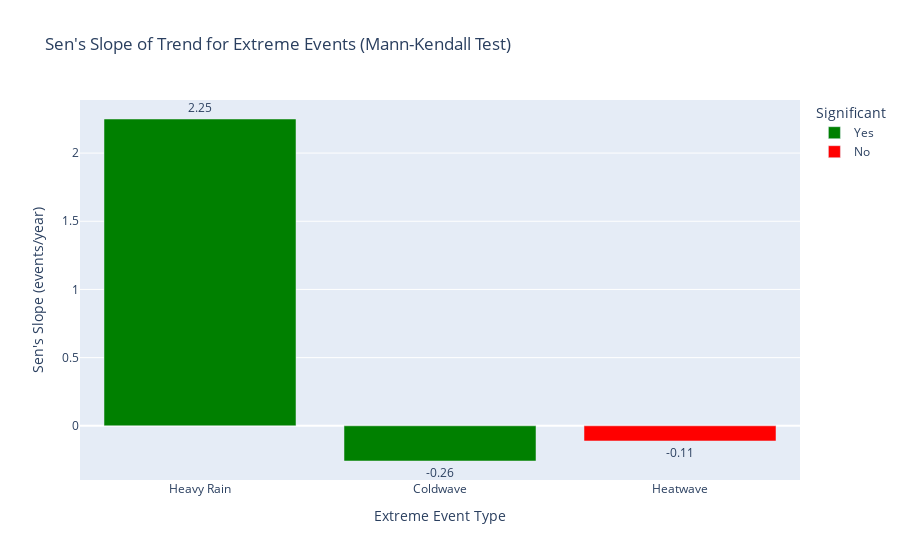

Notebook source saved alongside this figure:
### Markdown cell above
# Statistical Testing for Climate Trends

### Code cell
import plotly.express as px

fig = px.bar(
    mk_results_df,
    x='Event Type',
    y="Sen's Slope",
    color='Significant',
    text="Sen's Slope",
    title="Sen's Slope of Trend for Extreme Events (Mann-Kendall Test)",
    labels={"Sen's Slope": "Rate of Change per Year"},
    color_discrete_map={"Yes": "green", "No": "red"}
)

fig.update_traces(texttemplate='%{text:.2f}', textposition='outside')
fig.update_layout(
    yaxis_title="Sen's Slope (events/year)",
    xaxis_title="Extreme Event Type",
    uniformtext_minsize=8,
    uniformtext_mode='hide',
)
fig.show()

### Figure 1 — Plotly figure (JSON) as saved in the notebook; plotly's stock layout.template omitted (floating-point values rounded to 4 significant figures)
{"data": [{"hovertemplate": "Significant=Yes<br>Event Type=%{x}<br>Rate of Change per Year=%{text}<extra></extra>", "legendgroup": "Yes", "marker": {"color": "green", "pattern": {"shape": ""}}, "name": "Yes", "orientation": "v", "showlegend": true, "text": [2.25, -0.2581], "textposition": "outside", "texttemplate": "%{text:.2f}", "type": "bar", "x": ["Heavy Rain", "Coldwave"], "xaxis": "x", "y": [2.25, -0.2581], "yaxis": "y"}, {"hovertemplate": "Significant=No<br>Event Type=%{x}<br>Rate of Change per Year=%{text}<extra></extra>", "legendgroup": "No", "marker": {"color": "red", "pattern": {"shape": ""}}, "name": "No", "orientation": "v", "showlegend": true, "text": [-0.1111], "textposition": "outside", "texttemplate": "%{text:.2f}", "type": "bar", "x": ["Heatwave"], "xaxis": "x", "y": [-0.1111], "yaxis": "y"}], "layout": {"barmode": "relative", "legend": {"title": {"text": "Significant"}, "tracegroupgap": 0}, "title": {"text": "Sen's Slope of Trend for Extreme Events (Mann-Kendall Test)"}, "uniformtext": {"minsize": 8, "mode": "hide"}, "xaxis": {"anchor": "y", "domain": [0, 1], "title": {"text": "Extreme Event Type"}}, "yaxis": {"anchor": "x", "domain": [0, 1], "title": {"text": "Sen's Slope (events/year)"}}}}
